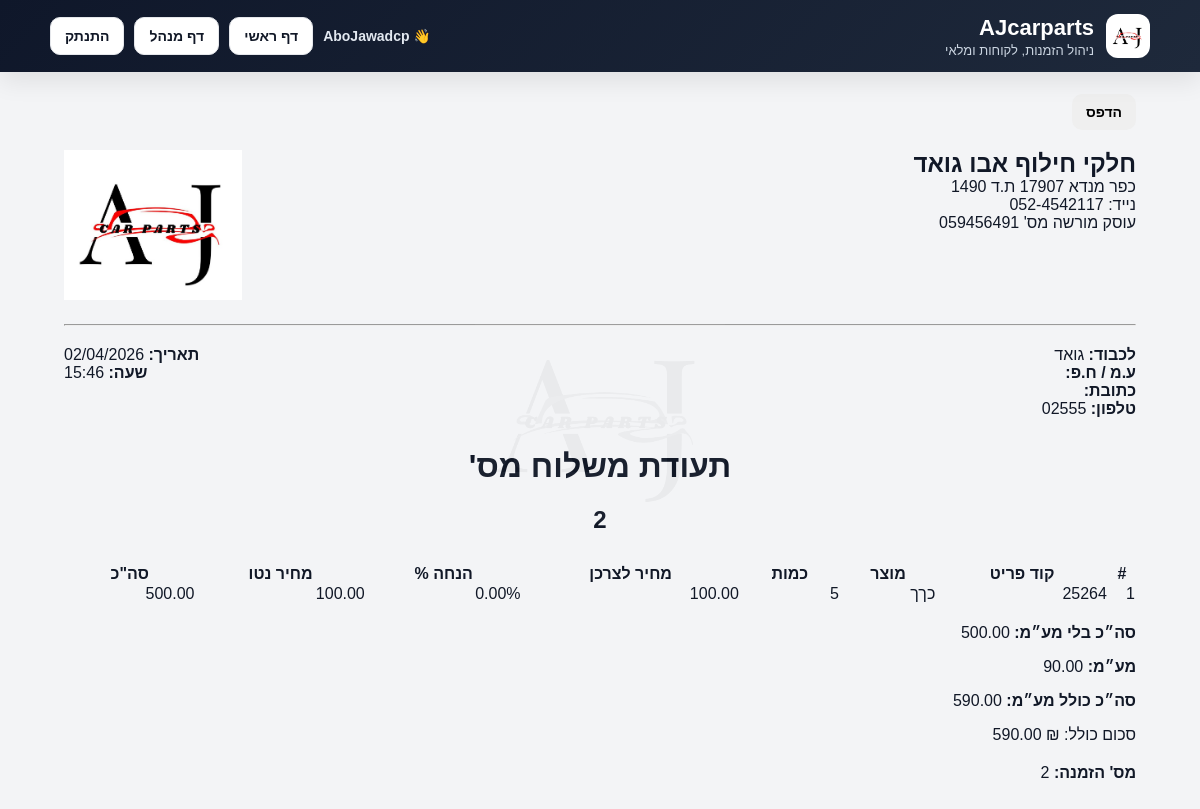
/orders/2/delivery-note/ (signed in), run on the app's committed database.
### AJcarparts/models.py (models this page shows, shortened)
class Order(models.Model):
    STATUS_CHOICES = [
        ('draft', 'טיוטה'),
        ('completed', 'הושלמה'),
        ('cancelled', 'בוטלה'),
    ]
    customer = models.ForeignKey(Customer, on_delete=models.CASCADE, verbose_name="לקוח")
    created_at = models.DateTimeField(auto_now_add=True, verbose_name="תאריך")
    notes = models.TextField(blank=True, null=True, verbose_name="הערות")
    status = models.CharField(max_length=20, choices=STATUS_CHOICES, default='draft', verbose_name="סטטוס")
    is_printed = models.BooleanField(default=False, verbose_name="הודפסה")
    is_delivered = models.BooleanField(default=False, verbose_name="נמסרה")
    stock_updated = models.BooleanField(default=False, verbose_name="מלאי עודכן")
    def total_after_discount(self):
        return sum(item.net_total() for item in self.items.all())
    def vat_amount(self):
        return self.total_after_discount() * Decimal('0.18')
    def total_without_vat(self):
        return self.total_after_discount()
    def total_with_vat(self):
        return self.total_after_discount() + self.vat_amount()

class Customer(models.Model):
    name = models.CharField(max_length=200, verbose_name="שם לקוח")
    phone = models.CharField(max_length=20, verbose_name="טלפון")
    address = models.CharField(max_length=255, blank=True, null=True, verbose_name="כתובת")
    tax_number = models.CharField(max_length=50, blank=True, null=True, verbose_name='ע.מ / ח.פ')
    notes = models.TextField(blank=True, null=True, verbose_name="הערות")

class OrderItem(models.Model):
    order = models.ForeignKey(Order, on_delete=models.CASCADE, related_name='items', verbose_name="הזמנה")
    product = models.ForeignKey(Product, on_delete=models.CASCADE, verbose_name="מוצר")
    quantity = models.PositiveIntegerField(verbose_name="כמות")
    price = models.DecimalField(
        max_digits=10,
        decimal_places=2,
        verbose_name="מחיר ליחידה",
        blank=True,
        null=True
    )
    discount_percent = models.DecimalField(
        max_digits=5,
        decimal_places=2,
        default=0,
        verbose_name="הנחה באחוזים"
    )
    def get_total(self):
        return self.quantity * self.price
    def discount_amount(self):
        return (self.get_total() * self.discount_percent) / Decimal('100')
    def net_total(self):
        return self.get_total() - self.discount_amount()
    def unit_price_after_discount(self):
        return self.price - ((self.price * self.discount_percent) / Decimal('100'))

class Product(models.Model):
    name = models.CharField(max_length=200, verbose_name="שם מוצר")
    product_code = models.CharField(max_length=100, unique=True, verbose_name="קוד מוצר")
    price = models.DecimalField(max_digits=10, decimal_places=2, verbose_name="מחיר")
    stock_quantity = models.PositiveIntegerField(default=0, verbose_name="כמות במלאי")
    description = models.TextField(blank=True, null=True, verbose_name="תיאור")

### AJcarparts/views.py (the view)
# urls.py: path('orders/<int:order_id>/delivery-note/', views.delivery_note, name='delivery_note'),
@login_required
def delivery_note(request, order_id):
    order = get_object_or_404(Order, id=order_id)
    return render(request, 'AJcarparts/delivery_note.html', {'order': order})

### AJcarparts/templates/AJcarparts/delivery_note.html
{% extends 'AJcarparts/base.html' %}
{% block content %}
<div class="card">
    <div class="btn-row" style="margin-bottom:20px;">
    <button class="btn btn-primary" onclick="window.print()">הדפס</button>
    </div>
    <div style="display:flex; justify-content:space-between; align-items:flex-start; margin-bottom:20px;">
        <div style="text-align:right;">
            <h2 style="margin:0;">חלקי חילוף אבו גואד</h2>
            <div>כפר מנדא 17907 ת.ד 1490</div>
            <div>נייד: 052-4542117</div>
            <div>עוסק מורשה מס' 059456491</div>
        </div>
        <div>
            <img src="/static/logo.jpeg" style="height:150px;">
        </div>
    </div>
    <hr>
    <div style="display:flex; justify-content:space-between; margin-top:20px;">
        <div style="text-align:right;">
            <div><strong>לכבוד:</strong> {{ order.customer.name }}</div>
            <div><strong>ע.מ / ח.פ:</strong> {{ order.customer.tax_number|default:"" }}</div>
            <div><strong>כתובת:</strong> {{ order.customer.address|default:"" }}</div>
            <div><strong>טלפון:</strong> {{ order.customer.phone }}</div>
        </div>
        <div style="text-align:left;">
            <div><strong>תאריך:</strong> {{ order.created_at|date:"d/m/Y" }}</div>
            <div><strong>שעה:</strong> {{ order.created_at|date:"H:i" }}</div>
        </div>
    </div>
    <div style="text-align:center; margin-top:30px;">
        <h1>תעודת משלוח מס'</h1>
        <h2>{{ order.id }}</h2>
    </div>
    <table style="width:100%; margin-top:30px; border-collapse:collapse;">
        <thead>
            <tr style="background:#f3f4f6;">
                <th>#</th>
                <th>קוד פריט</th>
                <th>מוצר</th>
                <th>כמות</th>
                <th>מחיר לצרכן</th>
                <th>הנחה %</th>
                <th>מחיר נטו</th>
                <th>סה"כ</th>
            </tr>
        </thead>
        <tbody>
            {% for item in order.items.all %}
            <tr>
                <td>{{ forloop.counter }}</td>
                <td>{{ item.product.product_code }}</td>
                <td>{{ item.product.name }}</td>
                <td>{{ item.quantity }}</td>
                <td>{{ item.price|floatformat:2 }}</td>
                <td>{{ item.discount_percent|floatformat:2 }}%</td>
                <td>{{ item.unit_price_after_discount|floatformat:2 }}</td>
                <td>{{ item.net_total|floatformat:2 }}</td>
            </tr>
            {% endfor %}
        </tbody>
    </table>
    <div style="margin-top:20px;">
        <p><strong>סה״כ בלי מע״מ:</strong> {{ order.total_without_vat|floatformat:2 }}</p>
        <p><strong>מע״מ:</strong> {{ order.vat_amount|floatformat:2 }}</p>
        <p><strong>סה״כ כולל מע״מ:</strong> {{ order.total_with_vat|floatformat:2 }}</p>
    </div>
    <div class="total-box">
        סכום כולל: ₪ {{ order.total_with_vat |floatformat:2  }}
    </div>
    <div style="margin-top:20px;">
        <strong>מס' הזמנה:</strong> {{ order.id }}
    </div>
</div>
{% endblock %}

### AJcarparts/templates/AJcarparts/base.html (shortened to what this page needs)
<!DOCTYPE html>
<html lang="he" dir="rtl">
<head>
</head>
<body>
<img src="/static/logo.jpeg" alt="bg-logo" class="background-logo">
<div class="app-shell">
    <header class="topbar">
        <div class="topbar-inner">
            <div class="brand">
                <img src="/static/logo.jpeg" alt="לוגו">
                <div class="brand-text">
                    <h1>AJcarparts</h1>
                    <p>ניהול הזמנות, לקוחות ומלאי</p>
                </div>
            </div>
            <div class="user-box">
                {% if request.user.is_authenticated %}
                    <span class="username">
                        👋 {{ request.user.username }}
                    </span>
                    <a href="{% url 'home' %}" class="btn btn-light">
                        דף ראשי
                    </a>
                    <a href="/admin/" class="btn btn-light">
                        דף מנהל
                    </a>
                    <form method="post" action="{% url 'logout' %}" style="margin:0;">
                        <button type="submit" class="btn btn-light">
                            התנתק
                        </button>
                    </form>
                {% else %}
                    <a href="{% url 'login' %}" class="btn btn-light">
                        התחבר
                    </a>
                {% endif %}
            </div>
        </div>
    </header>
    <main class="page">
        {% block content %}{% endblock %}
    </main>
</div>
</body>
</html>

### AJcarparts/templates/AJcarparts/base.html (style rules this page uses)
:root { --primary: #0f172a; --secondary: #1e293b; --accent: #5173bc; --accent-hover: #5173bc; --bg: #f8fafc; --card: #ffffff; --text: #111827; --muted: #6b7280; --border: #e5e7eb; --success: #16a34a; --danger: #dc2626; --shadow: 0 10px 25px rgba(0,0,0,0.08); --radius: 18px; }
* { box-sizing: border-box; }
body { margin: 0; font-family: Arial, sans-serif; background: #f3f4f6; color: var(--text); }
.topbar { background: linear-gradient(135deg, var(--primary), var(--secondary)); color: white; padding: 14px 18px; position: sticky; top: 0; z-index: 100; box-shadow: var(--shadow); }
.topbar-inner { max-width: 1100px; margin: 0 auto; display: flex; align-items: center; justify-content: space-between; gap: 12px; }
.brand { display: flex; align-items: center; gap: 12px; }
.brand img { width: 44px; height: 44px; object-fit: contain; background: white; border-radius: 12px; padding: 4px; }
.brand-text h1 { margin: 0; font-size: 22px; }
.brand-text p { margin: 2px 0 0; font-size: 13px; color: #cbd5e1; }
.page { width: 100%; max-width: 1100px; margin: 22px auto; padding: 0 14px 30px; }
.btn { display: inline-block; padding: 10px 14px; border-radius: 10px; text-decoration: none; border: none; cursor: pointer; font-size: 14px; font-weight: bold; }
.btn-light { background: white; color: #111827; border: 1px solid #e5e7eb; }
.user-box { display: flex; align-items: center; gap: 10px; flex-wrap: wrap; }
.username { font-size: 14px; font-weight: bold; color: #e2e8f0; }
.background-logo { position: fixed; top: 50%; left: 50%; transform: translate(-50%, -50%); width: 250px; opacity: 0.04; filter: grayscale(100%); z-index: 0; pointer-events: none; }

### data on the page
Order: customer.name "גואד", customer.phone "02555", created_at "02/04/2026", created_at "15:46", id "2", total_without_vat "500.00", vat_amount "90.00", total_with_vat "590.00"
OrderItem: product.product_code "25264", product.name "כךך", quantity "5", price "100.00", discount_percent "0.00", unit_price_after_discount "100.00", net_total "500.00"

### other printed values
{{ request.user.username }} "AboJawadcp"
